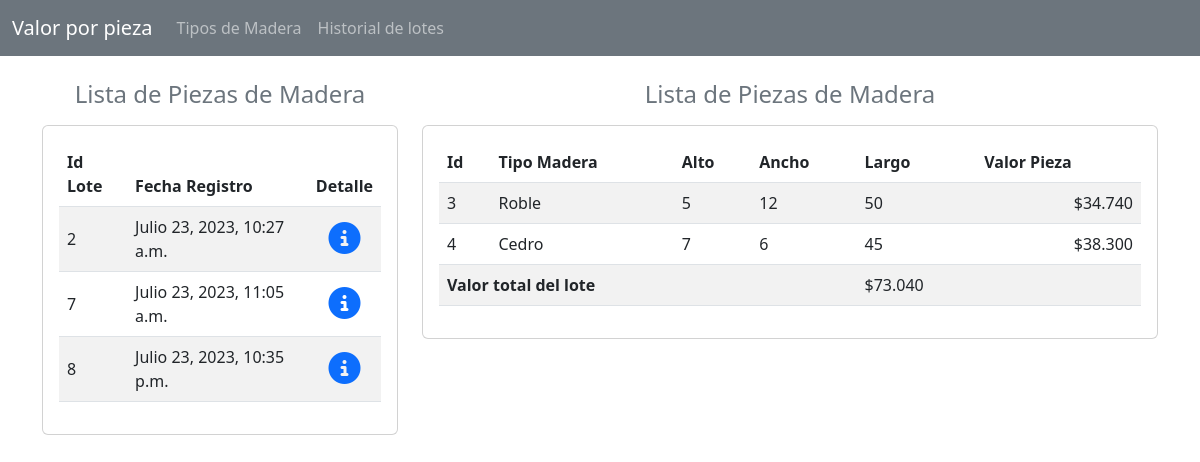
Screenshot of /listarLotesMaderaDetalles/7 with the database file from the repository.
### CalcularValor/models.py (models this page shows, shortened)
class LotesMadera(models.Model):
    idLote = models.AutoField(primary_key=True)
    fecha = models.DateTimeField(auto_now_add=True)

class PiezaMadera(models.Model):
    idPieza = models.AutoField(primary_key=True)
    tipoMadera = models.ForeignKey(TipoMadera, null=True, on_delete=models.CASCADE)
    alto = models.PositiveSmallIntegerField(null=False, blank=False, verbose_name="Alto")
    ancho = models.PositiveSmallIntegerField(null= False, blank=False, verbose_name="Ancho")
    largo = models.PositiveSmallIntegerField(null= False, blank=False, verbose_name="Largo")
    valorPieza = models.PositiveSmallIntegerField(null= True, blank=True)
    idLote = models.ForeignKey(LotesMadera, null=True, blank=True, on_delete=models.CASCADE)

class TipoMadera(models.Model):
    idTipoMadera = models.AutoField(primary_key=True)
    nombre = models.CharField(max_length=50)
    valorPie = models.PositiveIntegerField()

### CalcularValor/views.py (the view)
# urls.py: path('listarLotesMaderaDetalles/<idLote>', views.listarLotesMaderaDetalles, name= 'listarLotesMaderaDetalles'),
def listarLotesMaderaDetalles(request, idLote):
    print('paso 1')
    total = 0
    lote = LotesMadera.objects.get(idLote=idLote)
    listaPiezas = PiezaMadera.objects.filter(idLote = lote)
    listaLotesMadera = LotesMadera.objects.all()
    for item in listaPiezas:
        total = total + item.valorPieza
    return render(request, 'historialLotes.html', {'listaLotesMadera': listaLotesMadera, 'listaPiezas': listaPiezas, 'total': total})

### CalcularValor/templates/historialLotes.html
{% extends "./base.html"%} {% block title %} MaderApp {% endblock %} {% block body %} {% load humanize %}
<div class="row">
  <div class="col-sm-12 col-md-12 col-lg-4 col-xl-4">
    <h4 class="card-title text-center text-secondary mb-3">
      Lista de Piezas de Madera
    </h4>
    <div class="card">
      <div class="card-body">
        <div class="table-responsive">
          <table class="table table-striped table align-middle">
            <thead>
              <tr>
                <th scope="col">Id Lote</th>
                <th scope="col">Fecha Registro</th>
                <th scope="col">Detalle</th>
              </tr>
            </thead>
            <tbody class="text-secondary">
              {% for lote in listaLotesMadera %}
              <tr>
                <td>{{ lote.idLote }}</td>
                <td>{{ lote.fecha }}</td>
                <td class="text-center">
                  <a name="btn-buscar" id="btn-buscar" href="/listarLotesMaderaDetalles/{{ lote.idLote}}" role="button"
                    ><i class="fa-solid fa-circle-info fa-2x"></i
                  ></a>
                </td>
              </tr>
              {% endfor %}
            </tbody>
          </table>
        </div>
      </div>
    </div>
  </div>
  <div class="col-sm-12 col-md-12 col-lg-8 col-xl-8">
    <h4 class="card-title text-center text-secondary mb-3">
      Lista de Piezas de Madera
    </h4>
    <div class="card">
      <div class="card-body">
        <div class="table-responsive">
          <table class="table table-striped table align-middle">
            <thead>
              <tr>
                <th scope="col">Id</th>
                <th scope="col">Tipo Madera</th>
                <th scope="col">Alto</th>
                <th scope="col">Ancho</th>
                <th scope="col">Largo</th>
                <th scope="col">Valor Pieza</th>
              </tr>
            </thead>
            <tbody class="text-secondary">
              {% for pieza in listaPiezas %}
              <tr>
                <td>{{ pieza.idPieza }}</td>
                <td >{{ pieza.tipoMadera.nombre }}</td>
                <td >{{ pieza.alto }}</td>
                <td >{{ pieza.ancho}}</td>
                <td >{{ pieza.largo}}</td>
                <td class="text-end" >${{ pieza.valorPieza | intcomma}}</td>
              </tr>
              {% endfor %}
              <tr>
                <td colspan="4" class="fw-bold">Valor total del lote</td>
                <td>${{ total | intcomma}}</td>
                <td></td>
              </tr>
            </tbody>
          </table>
        </div>
      </div>
    </div>
  </div>
</div>
{% endblock %}

### rows the page displays
LotesMadera: idLote "2", fecha "Julio 23, 2023, 10:27 a.m."
LotesMadera: idLote "7", fecha "Julio 23, 2023, 11:05 a.m."
LotesMadera: idLote "8", fecha "Julio 23, 2023, 10:35 p.m."
PiezaMadera: idPieza "3", tipoMadera.nombre "Roble", alto "5", ancho "12", largo "50", valorPieza "34.740"
PiezaMadera: idPieza "4", tipoMadera.nombre "Cedro", alto "7", ancho "6", largo "45", valorPieza "38.300"

### other values shown
{{ total | intcomma }} "73.040"
